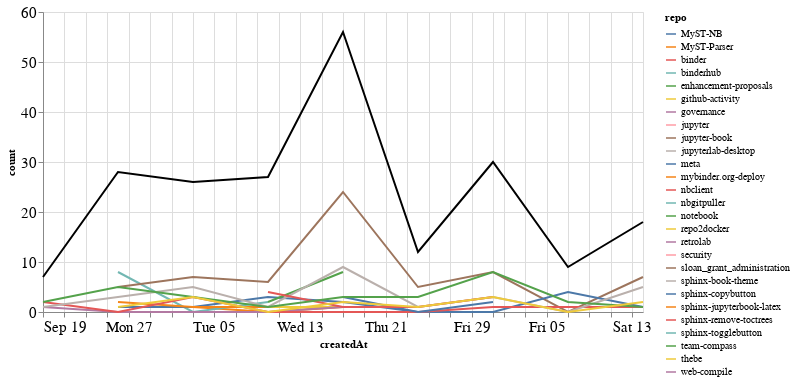

Notebook cell for this chart:
### Markdown cell above
### Comments

### Code cell
comments_time = comments.groupby('repo').resample('W', on='createdAt').count()['author'].reset_index()
comments_time = comments_time.rename(columns={'author': 'count'})
comments_time_total = comments_time.groupby('createdAt').agg({"count": "sum"}).reset_index()
ch1 = alt.Chart(comments_time, width=600).mark_line().encode(
    x='createdAt',
    y='count',
    color='repo',
    tooltip="repo"
)

ch2 = alt.Chart(comments_time_total, width=600).mark_line(color="black").encode(
    x='createdAt',
    y='count',
)

ch1 + ch2

### Figure 1 — Vega-Lite specification as saved in the notebook (floating-point values rounded to 4 significant figures)
{"config": {"axisLeft": {"labelFontSize": 15}, "axisBottom": {"labelFontSize": 15}}, "layer": [{"data": {"name": "data-1b54ab11adc1709f0ceb03c14c5306f3"}, "mark": "line", "encoding": {"color": {"type": "nominal", "field": "repo"}, "tooltip": {"type": "nominal", "field": "repo"}, "x": {"type": "temporal", "field": "createdAt"}, "y": {"type": "quantitative", "field": "count"}}, "width": 600}, {"data": {"name": "data-52d4578ddb469db988a918e29ef853ab"}, "mark": {"type": "line", "color": "black"}, "encoding": {"x": {"type": "temporal", "field": "createdAt"}, "y": {"type": "quantitative", "field": "count"}}, "width": 600}], "$schema": "https://vega.github.io/schema/vega-lite/v4.8.1.json", "datasets": {"data-1b54ab11adc1709f0ceb03c14c5306f3": [{"repo": "MyST-NB", "createdAt": "2021-10-17T00:00:00", "count": 1}, {"repo": "MyST-NB", "createdAt": "2021-10-24T00:00:00", "count": 1}, {"repo": "MyST-Parser", "createdAt": "2021-09-26T00:00:00", "count": 1}, {"repo": "MyST-Parser", "createdAt": "2021-10-03T00:00:00", "count": 1}, {"repo": "MyST-Parser", "createdAt": "2021-10-10T00:00:00", "count": 0}, {"repo": "MyST-Parser", "createdAt": "2021-10-17T00:00:00", "count": 1}, {"repo": "binder", "createdAt": "2021-09-19T00:00:00", "count": 1}, {"repo": "binderhub", "createdAt": "2021-09-26T00:00:00", "count": 8}, {"repo": "binderhub", "createdAt": "2021-10-03T00:00:00", "count": 0}, {"repo": "binderhub", "createdAt": "2021-10-10T00:00:00", "count": 2}, {"repo": "enhancement-proposals", "createdAt": "2021-10-10T00:00:00", "count": 2}, {"repo": "github-activity", "createdAt": "2021-10-10T00:00:00", "count": 1}, {"repo": "github-activity", "createdAt": "2021-10-17T00:00:00", "count": 1}, {"repo": "governance", "createdAt": "2021-09-19T00:00:00", "count": 1}, {"repo": "governance", "createdAt": "2021-09-26T00:00:00", "count": 0}, {"repo": "governance", "createdAt": "2021-10-03T00:00:00", "count": 0}, {"repo": "governance", "createdAt": "2021-10-10T00:00:00", "count": 0}, {"repo": "governance", "createdAt": "2021-10-17T00:00:00", "count": 1}, {"repo": "jupyter", "createdAt": "2021-11-14T00:00:00", "count": 1}, {"repo": "jupyter-book", "createdAt": "2021-09-26T00:00:00", "count": 5}, {"repo": "jupyter-book", "createdAt": "2021-10-03T00:00:00", "count": 7}, {"repo": "jupyter-book", "createdAt": "2021-10-10T00:00:00", "count": 6}, {"repo": "jupyter-book", "createdAt": "2021-10-17T00:00:00", "count": 24}, {"repo": "jupyter-book", "createdAt": "2021-10-24T00:00:00", "count": 5}, {"repo": "jupyter-book", "createdAt": "2021-10-31T00:00:00", "count": 8}, {"repo": "jupyter-book", "createdAt": "2021-11-07T00:00:00", "count": 0}, {"repo": "jupyter-book", "createdAt": "2021-11-14T00:00:00", "count": 7}, {"repo": "jupyterlab-desktop", "createdAt": "2021-09-26T00:00:00", "count": 1}, {"repo": "meta", "createdAt": "2021-09-26T00:00:00", "count": 1}, {"repo": "meta", "createdAt": "2021-10-03T00:00:00", "count": 1}, {"repo": "meta", "createdAt": "2021-10-10T00:00:00", "count": 3}, {"repo": "meta", "createdAt": "2021-10-17T00:00:00", "count": 2}, {"repo": "meta", "createdAt": "2021-10-24T00:00:00", "count": 0}, {"repo": "meta", "createdAt": "2021-10-31T00:00:00", "count": 0}, {"repo": "meta", "createdAt": "2021-11-07T00:00:00", "count": 4}, {"repo": "meta", "createdAt": "2021-11-14T00:00:00", "count": 1}, {"repo": "mybinder.org-deploy", "createdAt": "2021-09-26T00:00:00", "count": 2}, {"repo": "mybinder.org-deploy", "createdAt": "2021-10-03T00:00:00", "count": 1}, {"repo": "mybinder.org-deploy", "createdAt": "2021-10-10T00:00:00", "count": 1}, {"repo": "nbclient", "createdAt": "2021-09-19T00:00:00", "count": 2}, {"repo": "nbclient", "createdAt": "2021-09-26T00:00:00", "count": 0}, {"repo": "nbclient", "createdAt": "2021-10-03T00:00:00", "count": 3}, {"repo": "nbclient", "createdAt": "2021-10-10T00:00:00", "count": 0}, {"repo": "nbclient", "createdAt": "2021-10-17T00:00:00", "count": 0}, {"repo": "nbclient", "createdAt": "2021-10-24T00:00:00", "count": 0}, {"repo": "nbclient", "createdAt": "2021-10-31T00:00:00", "count": 1}, {"repo": "nbclient", "createdAt": "2021-11-07T00:00:00", "count": 1}, {"repo": "nbclient", "createdAt": "2021-11-14T00:00:00", "count": 1}, {"repo": "nbgitpuller", "createdAt": "2021-11-07T00:00:00", "count": 1}, {"repo": "notebook", "createdAt": "2021-10-10T00:00:00", "count": 2}, {"repo": "notebook", "createdAt": "2021-10-17T00:00:00", "count": 8}, {"repo": "repo2docker", "createdAt": "2021-11-07T00:00:00", "count": 1}, {"repo": "retrolab", "createdAt": "2021-10-31T00:00:00", "count": 1}, {"repo": "security", "createdAt": "2021-10-03T00:00:00", "count": 1}, {"repo": "sloan_grant_administration", "createdAt": "2021-10-10T00:00:00", "count": 4}, {"repo": "sphinx-book-theme", "createdAt": "2021-09-19T00:00:00", "count": 1}, {"repo": "sphinx-book-theme", "createdAt": "2021-09-26T00:00:00", "count": 3}, {"repo": "sphinx-book-theme", "createdAt": "2021-10-03T00:00:00", "count": 5}, {"repo": "sphinx-book-theme", "createdAt": "2021-10-10T00:00:00", "count": 1}, {"repo": "sphinx-book-theme", "createdAt": "2021-10-17T00:00:00", "count": 9}, {"repo": "sphinx-book-theme", "createdAt": "2021-10-24T00:00:00", "count": 1}, {"repo": "sphinx-book-theme", "createdAt": "2021-10-31T00:00:00", "count": 3}, {"repo": "sphinx-book-theme", "createdAt": "2021-11-07T00:00:00", "count": 0}, {"repo": "sphinx-book-theme", "createdAt": "2021-11-14T00:00:00", "count": 5}, {"repo": "sphinx-copybutton", "createdAt": "2021-10-17T00:00:00", "count": 3}, {"repo": "sphinx-copybutton", "createdAt": "2021-10-24T00:00:00", "count": 0}, {"repo": "sphinx-copybutton", "createdAt": "2021-10-31T00:00:00", "count": 2}, {"repo": "sphinx-jupyterbook-latex", "createdAt": "2021-10-03T00:00:00", "count": 1}, {"repo": "sphinx-remove-toctrees", "createdAt": "2021-10-10T00:00:00", "count": 4}, {"repo": "sphinx-remove-toctrees", "createdAt": "2021-10-17T00:00:00", "count": 1}, {"repo": "sphinx-remove-toctrees", "createdAt": "2021-10-24T00:00:00", "count": 1}, {"repo": "sphinx-remove-toctrees", "createdAt": "2021-10-31T00:00:00", "count": 3}, {"repo": "sphinx-togglebutton", "createdAt": "2021-10-31T00:00:00", "count": 1}, {"repo": "team-compass", "createdAt": "2021-09-19T00:00:00", "count": 2}, {"repo": "team-compass", "createdAt": "2021-09-26T00:00:00", "count": 5}, {"repo": "team-compass", "createdAt": "2021-10-03T00:00:00", "count": 3}, {"repo": "team-compass", "createdAt": "2021-10-10T00:00:00", "count": 1}, {"repo": "team-compass", "createdAt": "2021-10-17T00:00:00", "count": 3}, {"repo": "team-compass", "createdAt": "2021-10-24T00:00:00", "count": 3}, {"repo": "team-compass", "createdAt": "2021-10-31T00:00:00", "count": 8}, {"repo": "team-compass", "createdAt": "2021-11-07T00:00:00", "count": 2}, {"repo": "team-compass", "createdAt": "2021-11-14T00:00:00", "count": 1}, {"repo": "thebe", "createdAt": "2021-09-26T00:00:00", "count": 1}, {"repo": "thebe", "createdAt": "2021-10-03T00:00:00", "count": 3}, {"repo": "thebe", "createdAt": "2021-10-10T00:00:00", "count": 0}, {"repo": "thebe", "createdAt": "2021-10-17T00:00:00", "count": 2}, {"repo": "thebe", "createdAt": "2021-10-24T00:00:00", "count": 1}, {"repo": "thebe", "createdAt": "2021-10-31T00:00:00", "count": 3}, {"repo": "thebe", "createdAt": "2021-11-07T00:00:00", "count": 0}, {"repo": "thebe", "createdAt": "2021-11-14T00:00:00", "count": 2}, {"repo": "web-compile", "createdAt": "2021-09-26T00:00:00", "count": 1}], "data-52d4578ddb469db988a918e29ef853ab": [{"createdAt": "2021-09-19T00:00:00", "count": 7}, {"createdAt": "2021-09-26T00:00:00", "count": 28}, {"createdAt": "2021-10-03T00:00:00", "count": 26}, {"createdAt": "2021-10-10T00:00:00", "count": 27}, {"createdAt": "2021-10-17T00:00:00", "count": 56}, {"createdAt": "2021-10-24T00:00:00", "count": 12}, {"createdAt": "2021-10-31T00:00:00", "count": 30}, {"createdAt": "2021-11-07T00:00:00", "count": 9}, {"createdAt": "2021-11-14T00:00:00", "count": 18}]}}
